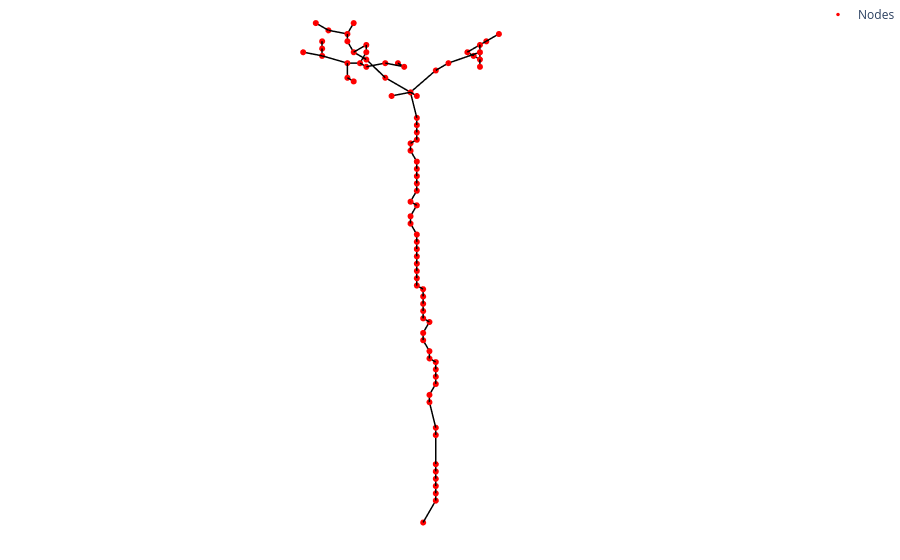

The code cell stored with this chart in its notebook:
### Markdown cell above
## Tomato Pollination: Tomato 2

### Code cell
import numpy as np
import dismech
import os

plant_name = "tomato2"

position = "5"

geom = dismech.GeomParams(
    rod_r0=0.03,
    shell_h=0.0,
)

material = dismech.Material(density=1100,
                            youngs_rod=2.16e7,
                            youngs_shell=0,
                            poisson_rod=0.5,
                            poisson_shell=0)

dyn_sim = dismech.SimParams(static_sim=False,
                                  two_d_sim=True,   # no twisting
                                  use_mid_edge=False,
                                  use_line_search=False,
                                  show_floor=False,
                                  log_data=True,
                                  log_step=1,
                                  dt=1e-2,
                                  max_iter=50,
                                  total_time=5,
                                  plot_step=10,
                                  tol=1e-4,
                                  ftol=1e-4,
                                  dtol=1e-2
                                  )

env = dismech.Environment()
env.add_force('gravity', g=np.array([0.0, 0.0, -9.81]))
env.add_force('damping', eta=100)

input_txt = os.path.join('../tests/resources/tomato_pollination/plants/', f"{plant_name}.txt")
geo = dismech.Geometry.from_txt(input_txt)

robot = dismech.SoftRobot(geom, material, geo, dyn_sim, env)

### Figure 1 — Plotly figure (JSON) as saved in the notebook; plotly's stock layout.template omitted (floating-point values rounded to 4 significant figures; data arrays with more than 128 entries replaced by an {"elided": "..."} marker saying what was removed)
{"data": [{"line": {"color": "black", "width": 3}, "mode": "lines", "showlegend": false, "type": "scatter3d", "x": {"elided": "267 float values"}, "y": {"elided": "267 float values"}, "z": {"elided": "267 float values"}}, {"marker": {"color": "red", "size": 3.5}, "mode": "markers", "name": "Nodes", "type": "scatter3d", "x": [1.099, 1.099, 1.099, 1.099, 1.099, 1.099, 1.099, 1.099, 1.099, 1.107, 1.107, 1.099, 1.099, 1.099, 1.099, 1.107, 1.107, 1.107, 1.107, 1.099, 1.107, 1.107, 1.107, 1.107, 1.107, 1.115, 1.115, 1.115, 1.115, 1.115, 1.115, 1.115, 1.115, 1.115, 1.115, 1.107, 1.115, 1.107, 1.107, 1.107, 1.107, 1.107, 1.107, 1.107, 1.107, 1.107, 1.107, 1.107, 1.115, 1.043, 1.123, 1.043, 1.131, 1.091, 1.051, 1.131, 1.059, 1.083, 1.155, 1.139, 1.139, 1.139, 1.043, 1.051, 1.059, 1.147, 1.035, 1.067, 1.147, 1.139, 1.147, 1.139, 1.187, 1.187, 1.083, 1.091, 1.155, 1.131, 1.171, 1.179, 1.187, 1.179, 1.171, 1.171, 1.203, 1.155, 1.163, 1.163, 1.155, 1.155], "y": [0.001274, 0.01727, 0.01727, 0.01727, 0.01727, 0.01727, 0.01727, 0.01727, 0.01727, 0.01727, 0.01727, 0.01727, 0.01727, 0.01727, 0.01727, 0.01727, 0.01727, 0.009274, 0.009274, 0.009274, 0.009274, 0.009274, 0.009274, 0.009274, 0.009274, 0.009274, 0.009274, 0.009274, 0.009274, 0.009274, 0.009274, 0.009274, 0.009274, 0.001274, 0.001274, 0.001274, 0.001274, 0.001274, 0.001274, 0.001274, 0.001274, 0.001274, -0.006726, -0.006726, 0.001274, 0.001274, 0.001274, 0.001274, 0.001274, 0.01727, 0.009274, 0.01727, -0.01473, 0.009274, 0.01727, 0.01727, 0.01727, 0.01727, 0.01727, 0.02527, 0.03327, -0.03073, 0.02527, 0.02527, 0.03327, -0.03873, 0.03327, 0.04127, -0.07073, -0.05473, -0.04673, -0.03073, -0.006726, 0.001274, 0.05727, 0.06527, -0.07873, -0.05473, -0.05473, -0.04673, -0.03873, -0.01473, -0.006726, 0.001274, -0.04673, -0.01473, -0.006726, 0.01727, 0.02527, 0.03327], "z": [0.2177, 0.2497, 0.2577, 0.2657, 0.2737, 0.2817, 0.2897, 0.3217, 0.3297, 0.3617, 0.3697, 0.3777, 0.3857, 0.3937, 0.4017, 0.4097, 0.4177, 0.4257, 0.4337, 0.4417, 0.4497, 0.4577, 0.4657, 0.4737, 0.4817, 0.4897, 0.4977, 0.5057, 0.5137, 0.5217, 0.5297, 0.5377, 0.5457, 0.5537, 0.5617, 0.5697, 0.5777, 0.5857, 0.5937, 0.6017, 0.6097, 0.6177, 0.6257, 0.6337, 0.6417, 0.6497, 0.6577, 0.6657, 0.6977, 0.6977, 0.7057, 0.7057, 0.7137, 0.7137, 0.7137, 0.7137, 0.7217, 0.7217, 0.7217, 0.7217, 0.7217, 0.7297, 0.7297, 0.7297, 0.7297, 0.7377, 0.7377, 0.7377, 0.7457, 0.7457, 0.7457, 0.7457, 0.7457, 0.7457, 0.7457, 0.7457, 0.7537, 0.7537, 0.7537, 0.7537, 0.7537, 0.7537, 0.7537, 0.7537, 0.7617, 0.7617, 0.7617, 0.7617, 0.7617, 0.7617]}], "layout": {"margin": {"b": 0, "l": 0, "r": 0, "t": 0}, "scene": {"aspectmode": "data", "camera": {"projection": {"type": "orthographic"}}, "xaxis": {"visible": false}, "yaxis": {"visible": false}, "zaxis": {"visible": false}}}}
